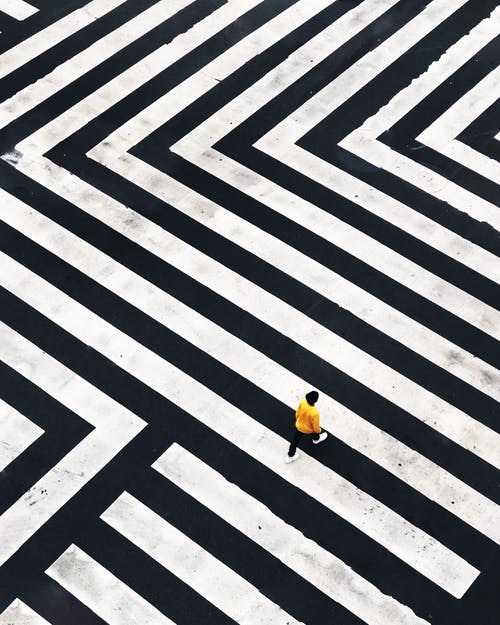
#> input picture Segmentation/images/lines.jpeg, 500 x 625 px
$ jupyter execute lineDetection.ipynb
#> lines starting #> are read from the running program, lines starting #| are printed output that depends on the picture
[cell 1]
import pandas as pd
import numpy as np
from PIL import Image

[cell 2]
img = Image.open('images/lines.jpeg').convert('L').resize((640 // 2,426 ))
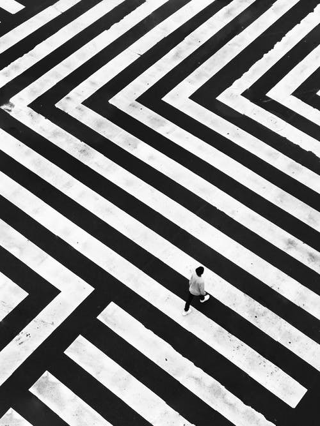
#> img: PIL image 320x426 L; min 0, max 255, mean 133.6
img

[cell 3]
imgMat = np.array(img)
imgMat

[cell 4]
lap_kernel = np.array([[-1,2,-1],[-1,2,-1],[-1,2,-1]])

[cell 5]
lapMat = imgMat.copy()
for i in range(1,len(imgMat) - 1):
    for j in range(1,len(imgMat[0]) - 1):
        value = lap_kernel * imgMat[(i - 1):(i + 2), (j - 1):(j + 2)]
        lapMat[i][j] = min(max(0,value.sum()),255)
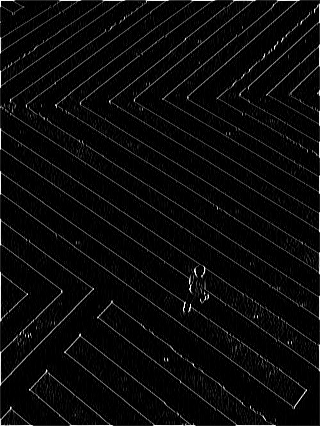
#> lapMat: shape (426, 320); min 0, max 255, mean 10

[cell 6]
fin = Image.fromarray(lapMat)

[cell 7]
fin

[cell 8]
fin.save('images/lineV.jpeg')

[cell 9]
lap_kernel = np.array([[-1,-1,2],[-1,2,-1],[2,-1,-1]])

[cell 10]
lapMat = imgMat.copy()
for i in range(1,len(imgMat) - 1):
    for j in range(1,len(imgMat[0]) - 1):
        value = lap_kernel * imgMat[(i - 1):(i + 2), (j - 1):(j + 2)]
        lapMat[i][j] = min(max(0,value.sum()),255)
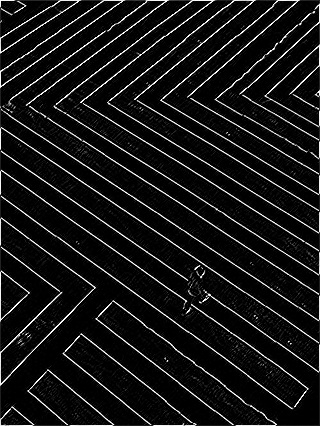
#> lapMat: shape (426, 320); min 0, max 255, mean 21.3
